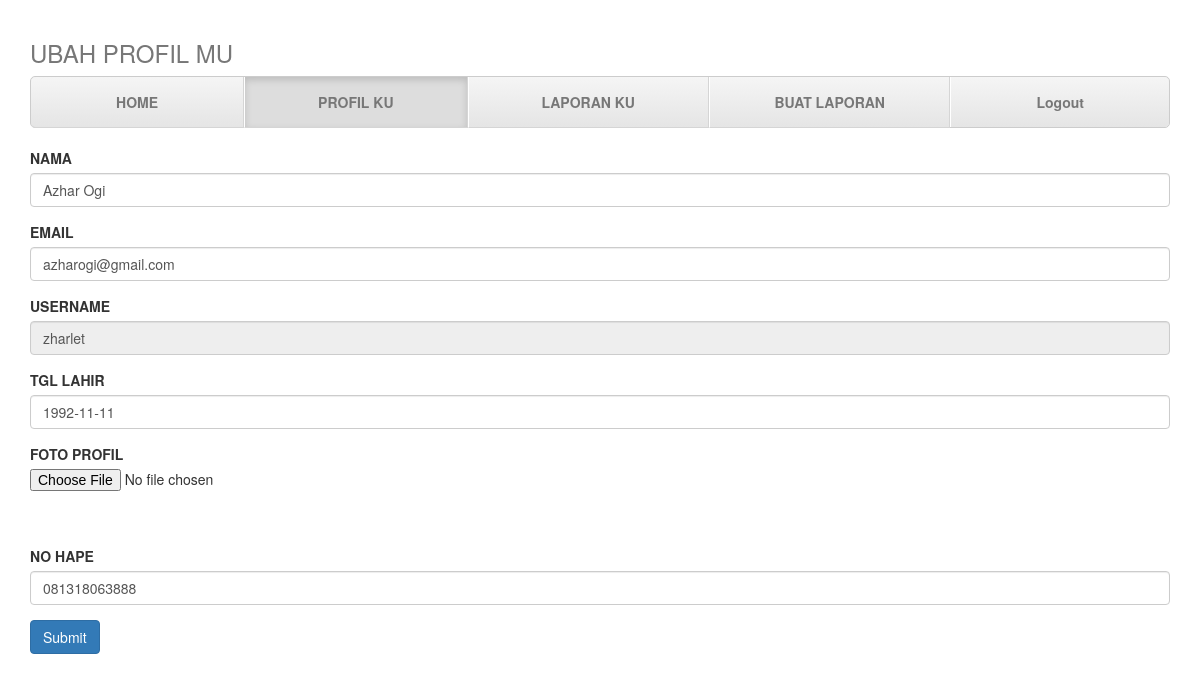
Page /index.php/profil/editProfil (signed in) on the committed database.
### tables this page shows
CREATE TABLE `member` (
  `ID` int(11) NOT NULL,
  `NAMA` varchar(255) NOT NULL,
  `EMAIL` varchar(255) DEFAULT NULL,
  `PASSWORD` varchar(255) NOT NULL,
  `USERNAME` varchar(255) NOT NULL,
  `TANGGAL_LAHIR` date NOT NULL,
  `FOTO_PROFIL` varchar(255) NOT NULL,
  `NO_HAPE` varchar(255) NOT NULL
);

### application/controllers/profil.php (called while the page is built, shortened)
<?php
class profil extends CI_Controller {
    public function editProfil() {
        $this->load->view('header');
        $this->load->model('m_client');
        $user = $_SESSION['user'];
        $data['user'] = $this->m_client->getWUser($user)->row_array();
        $data['count'] = $this->getNotif();
        $this->load->view('v_editProfil', $data);
    }
    public function getNotif() {
        $this->load->model('m_komentar');
        $this->load->model('m_laporan');
        $counter = 0;
        return $counter;
    }
}
?>

### index.php (called while the page is built, shortened)
<?php
require_once BASEPATH.'core/CodeIgniter.php';

### application/models/m_client.php (called while the page is built, shortened)
<?php
class m_client extends CI_Model {
    public function getWUser($user) {
        return $this->db->get_where('member', array('USERNAME' => $user));
    }
}

### application/views/v_editProfil.php (the view, shortened to what this page needs)
<body>
    <div class="container">
        <div class="masthead">
            <h3 class="text-muted">UBAH PROFIL MU</h3>
            <nav>
                <ul class="nav nav-justified">
                    <li ><a href="../main">HOME</a></li>
                    <li class="active"><a href="../profil/profilku">PROFIL KU</a></li>
                    <li><a href="../laporan/laporanku">LAPORAN KU</a></li>
                    <li><a href="../laporan/buatlaporan">BUAT LAPORAN</a></li>
                     <li><a href='../logout'>Logout</a></li>
                </ul>
            </nav>
        </div>
        <?php echo form_open_multipart('profil/editProfilSubmit'); ?>
        <div class="form-group">
            <label>NAMA</label>
            <input name="nama" class="form-control" type="text" placeholder="nama" value="<?php echo $user['NAMA'] ?>">
        </div>
        <div class="form-group">
            <label>EMAIL</label>
            <input name="email" type="email" class="form-control" id="exampleInput" aria-describedby="emailHelp" placeholder="email" value="<?php echo $user['EMAIL'] ?>">
        </div>
        <div class="form-group">
            <label>USERNAME</label>
            <input name="user" type="text" class="form-control" id="exampleInputEmail1" aria-describedby="emailHelp" placeholder="username" value="<?php echo$user['USERNAME'] ?>" readonly>
        </div>
        <div class="form-group">
            <label>TGL LAHIR</label>
            <input name="tgl_lahir" type="text" class="form-control" id="exampleInputEmail1" aria-describedby="emailHelp" placeholder="username" value="<?php echo $user['TANGGAL_LAHIR'] ?>">
        </div>
        <div class="form-group">
            <label>FOTO PROFIL</label>
            <input type="file" name="userfile" size="20" />
            <br /><br />
        </div>
        <div class="form-group">
            <label>NO HAPE</label>
            <input name="no_hape" type="text" class="form-control" id="exampleInputEmail1" aria-describedby="emailHelp" placeholder="no hape" value="<?php echo $user['NO_HAPE'] ?>">
        </div>
        <button type="submit" name="submit" class="btn btn-primary">Submit</button>
        <?php echo form_close(); ?>
    </div>
</body>

### assets/css/justified-nav.css (style rules this page uses)
body { padding-top: 20px; }
.nav-justified { background-color: #eee; border: 1px solid #ccc; border-radius: 5px; }
.nav-justified > li > a { padding-top: 15px; padding-bottom: 15px; margin-bottom: 0; font-weight: bold; color: #777; text-align: center; background-color: #e5e5e5; background-image: -webkit-gradient(linear, left top, left bottom, from(#f5f5f5), to(#e5e5e5)); background-image: -webkit-linear-gradient(top, #f5f5f5 0%, #e5e5e5 100%); background-image: -o-linear-gradient(top, #f5f5f5 0%, #e5e5e5 100%); background-image: -webkit-gradient(linear, left top, left bottom, from(top), color-stop(0%, #f5f5f5), to(#e5e5e5)); background-image: linear-gradient(top, #f5f5f5 0%, #e5e5e5 100%); filter: progid:DXImageTransform.Microsoft.gradient( startColorstr='#f5f5f5', endColorstr='#e5e5e5',GradientType=0 ); background-repeat: repeat-x; border-bottom: 1px solid #d5d5d5; }
.nav-justified > .active > a, .nav-justified > .active > a:hover, .nav-justified > .active > a:focus { background-color: #ddd; background-image: none; -webkit-box-shadow: inset 0 3px 7px rgba(0,0,0,.15); box-shadow: inset 0 3px 7px rgba(0,0,0,.15); }
.nav-justified > li:first-child > a { border-radius: 5px 5px 0 0; }
.nav-justified > li:last-child > a { border-bottom: 0; border-radius: 0 0 5px 5px; }
@media (min-width: 768px) { .nav-justified { max-height: 52px; } }
@media (min-width: 768px) { .nav-justified > li > a { border-right: 1px solid #d5d5d5; border-left: 1px solid #fff; } }
@media (min-width: 768px) { .nav-justified > li:first-child > a { border-left: 0; border-radius: 5px 0 0 5px; } }
@media (min-width: 768px) { .nav-justified > li:last-child > a { border-right: 0; border-radius: 0 5px 5px 0; } }
@media screen and (min-width: 768px) { .masthead, .marketing, .footer { padding-right: 0; padding-left: 0; } }

### rows in the picture
member: nama "Azhar Ogi", email "azharogi@gmail.com", user "zharlet", tgl_lahir "1992-11-11", no_hape "081318063888"
